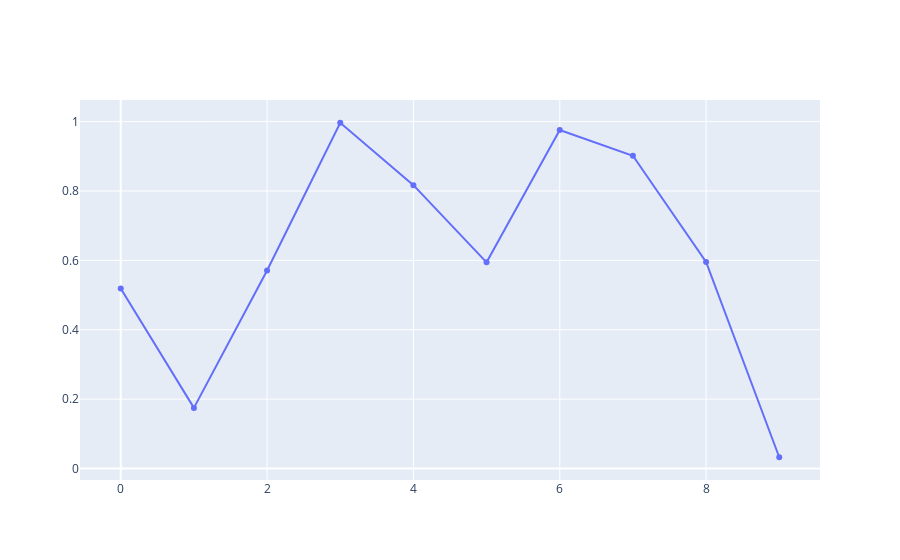

Write notebook code for a chart like this one.
### Code cell
import plotly.graph_objects as go
import numpy as np

# Sample data
x = np.arange(10)
y = np.random.rand(10)

fig = go.Figure()

# Add a scatter plot
fig.add_trace(go.Scatter(x=x, y=y, mode='lines+markers', name='Draggable line'))

# Update layout for draggable line
fig.update_layout(
    dragmode='drawline',
    newshape=dict(line=dict(color='blue', dash='dash')),
)

# Callback to update the line when dragged
fig.data[0].on_click(lambda trace, points, state: fig.update_traces(x=points.xs, y=points.ys, selector=dict(name='Draggable line')))

fig.show()

### Figure 1 — Plotly figure (JSON) as saved in the notebook; plotly's stock layout.template omitted (floating-point values rounded to 4 significant figures)
{"data": [{"mode": "lines+markers", "name": "Draggable line", "type": "scatter", "x": [0, 1, 2, 3, 4, 5, 6, 7, 8, 9], "y": [0.519, 0.1747, 0.5707, 0.9968, 0.8168, 0.5944, 0.976, 0.9016, 0.5956, 0.03243]}], "layout": {"dragmode": "drawline", "newshape": {"line": {"color": "blue", "dash": "dash"}}}}
